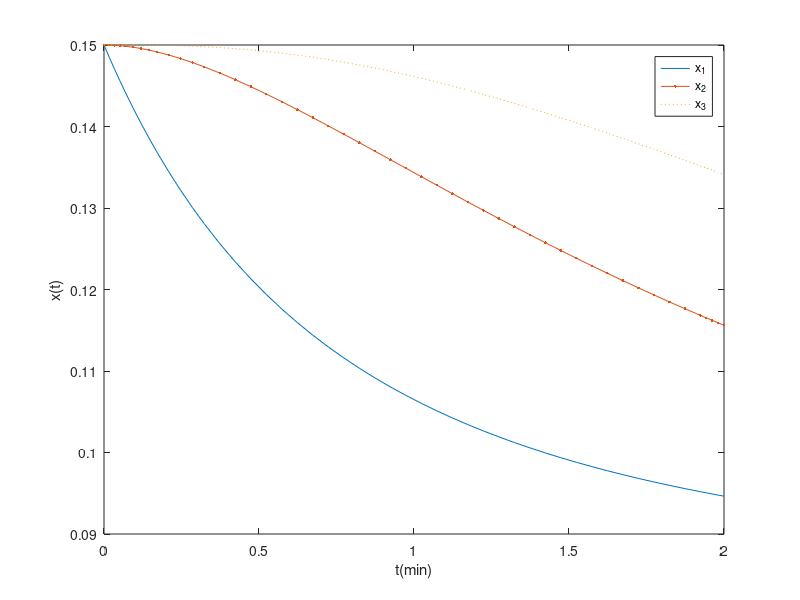

This figure's MATLAB source:
% Well-Mixed Tanks

tspan  =  [0 2]; y0  =  [0.15 0.15 0.15 20]; 
dy  =  @(t,y) [(2.25 -27*y(1))./y(4); 15*(y(1)-y(2))/20; 15*(y(2)-y(3))/20; 12]; % equation system 
[t y]  =  ode45(dy, tspan, y0); plot(t,y(:,1),t,y(:,2),'.-',t,y(:,3),':'), xlabel('t(min)'), ylabel('x(t)') 
legend('x_1', 'x_2', 'x_3', 'location', 'best') 
